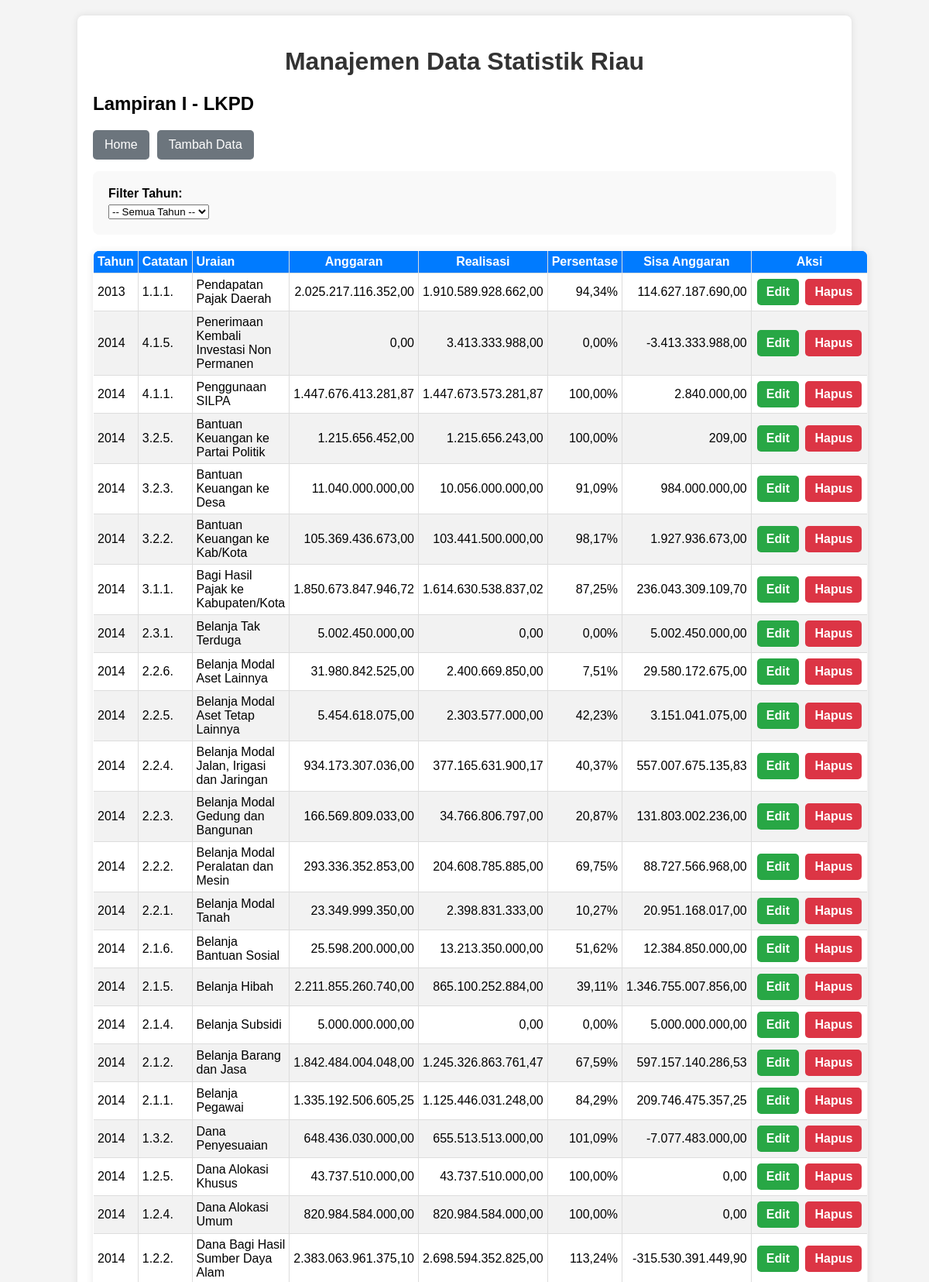
The page /lkpd-lampiran-satu/read.php (upper part) on the database its author committed.
### tables this page shows
CREATE TABLE `lkpd_apbd_lampiran_1` (
  `id` int(11) NOT NULL,
  `tahun_lkpd` int(5) DEFAULT NULL,
  `id_kode_catatan` int(5) DEFAULT NULL,
  `jumlah_anggaran` decimal(18,2) DEFAULT NULL,
  `jumlah_realisasi` decimal(18,2) DEFAULT NULL
);

CREATE TABLE `kode_catatan` (
  `id` int(5) NOT NULL,
  `kode_catatan` varchar(255) DEFAULT NULL,
  `uraian` varchar(1024) DEFAULT NULL,
  `id_kode_level` int(2) DEFAULT NULL
);

### lkpd-lampiran-satu/read.php (the view, shortened to what this page needs)
<?php
include '../config/database.php';
include '../templates/header.php';
$sql = "SELECT lk.id, lk.tahun_lkpd, kc.kode_catatan, kc.uraian, lk.jumlah_anggaran, lk.jumlah_realisasi, (lk.jumlah_realisasi/lk.jumlah_anggaran)*100 AS persentase
        FROM lkpd_apbd_lampiran_1 AS lk
        INNER JOIN kode_catatan AS kc
        ON lk.id_kode_catatan=kc.id";
$sql .= " ORDER BY lk.tahun_lkpd, kc.kode_catatan DESC";
$stmt = $conn->prepare($sql);
$stmt->execute();
$result = $stmt->get_result();
?>
<h2>Lampiran I - LKPD</h2>
<div class="button-group">
    <button><a href="../index.php">Home</a></button>
    <button><a href="create.php">Tambah Data</a></button>
</div>
<form method="GET" action="">
    <label for="tahun">Filter Tahun:</label>
    <select name="tahun" id="tahun" onchange="this.form.submit()">
        <option value="">-- Semua Tahun --</option>
    </select>
</form>
<?php
if ($result->num_rows > 0):
?>
    <table>
        <thead>
            <tr>
                <th>Tahun</th>
                <th>Catatan</th>
                <th>Uraian</th>
                <th style="text-align: center;">Anggaran</th>
                <th style="text-align: center;">Realisasi</th>
                <th style="text-align: center;">Persentase</th>
                <th style="text-align: center;">Sisa Anggaran</th>
                <th style="text-align: center;">Aksi</th>
            </tr>
        </thead>
        <tbody>
            <?php
            while ($row = $result->fetch_assoc()):
            ?>
                <tr>
                    <td><?php echo htmlspecialchars($row['tahun_lkpd']); ?></td>
                    <td><?php echo htmlspecialchars($row['kode_catatan']); ?></td>
                    <td><?php echo htmlspecialchars($row['uraian']); ?></td>
                    <td style="text-align:right"><?php echo htmlspecialchars(number_format($row['jumlah_anggaran'] ?? 0, 2, ',', '.')); ?></td>
                    <td style="text-align:right"><?php echo htmlspecialchars(number_format($row['jumlah_realisasi'] ?? 0, 2, ',', '.')); ?></td>
                    <td style="text-align:right"><?php echo htmlspecialchars(number_format($row['persentase'] ?? 0, 2, ',', '.')) . '%'; ?></td>
                    <td style="text-align:right"><?php echo htmlspecialchars(number_format($row['jumlah_anggaran'] - $row['jumlah_realisasi'], 2, ',', '.')); ?></td>
                    <td class="actions">
                        <a href="update.php?id=<?php echo htmlspecialchars($row['id']); ?>" class="edit">Edit</a>
                        <a href="delete.php?id=<?php echo htmlspecialchars($row['id']); ?>" class="delete"
                           onclick="return confirm('Apakah Anda yakin ingin menghapus data ini?')">Hapus</a>
                    </td>
                </tr>
            <?php endwhile; ?>
        </tbody>
    </table>
<?php else: ?>
    <p>Belum ada data.</p>
<?php endif; ?>
<?php
include '../templates/footer.php';
?>

### lkpd-lampiran-satu/style.css (style rules this page uses)
body { font-family: Arial, sans-serif; background-color: #f4f4f4; margin: 0; padding: 0; }
table { width: 100%; border-collapse: collapse; margin-top: 20px; }
table, th, td { border: 1px solid #ddd; }
th, td { padding: 10px; text-align: left; }
th { background-color: #007bff; color: white; }
tr:nth-child(even) { background-color: #f2f2f2; }
.actions a { text-decoration: none; padding: 5px 10px; border-radius: 3px; margin-right: 5px; }
.actions .edit { background-color: #ffc107; color: white; }
.actions .delete { background-color: #dc3545; color: white; }
form { background-color: #f9f9f9; padding: 20px; border-radius: 8px; }
form label { display: block; margin-bottom: 5px; font-weight: bold; }

### templates/header.php (style rules this page uses)
table { width: 100%; border-collapse: collapse; margin-top: 20px; box-shadow: 0 2px 10px rgba(0,0,0,0.1); border-radius: 8px; overflow: hidden; }
table thead tr { background-color: #007bff; color: white; }
table th, table td { padding: 5px 5px; border: 1px solid #ddd; text-align: left; }
table tbody tr:nth-child(even) { background-color: #f2f2f2; }
table tbody tr:nth-child(odd) { background-color: #ffffff; }
table td.actions { text-align: center; white-space: nowrap; }
table td.actions a { padding: 8px 12px; text-decoration: none; border-radius: 5px; display: inline-block; margin: 2px; font-weight: bold; }
table td.actions .edit { background-color: #28a745; color: white; }
table td.actions .delete { background-color: #dc3545; color: white; }
.button-group { margin-bottom: 15px; display: flex; gap: 10px; }
.button-group button { background-color: #6c757d; color: white; padding: 10px 15px; border: none; border-radius: 5px; cursor: pointer; font-size: 16px; transition: background-color 0.3s ease; }
.button-group button a { color: white; text-decoration: none; }

### rows shown on the page
lkpd_apbd_lampiran_1: tahun_lkpd "2013", id_kode_catatan.kode_catatan "1.1.1.", id_kode_catatan.uraian "Pendapatan Pajak Daerah", jumlah_anggaran "2.025.217.116.352,00", jumlah_realisasi "1.910.589.928.662,00", persentase "94,34", $row['jumlah_anggaran'] - $row['jumlah_realisasi'] "114.627.187.690,00"
lkpd_apbd_lampiran_1: tahun_lkpd "2014", id_kode_catatan.kode_catatan "4.1.5.", id_kode_catatan.uraian "Penerimaan Kembali Investasi Non Permanen", jumlah_anggaran "0,00", jumlah_realisasi "3.413.333.988,00", persentase "0,00", $row['jumlah_anggaran'] - $row['jumlah_realisasi'] "-3.413.333.988,00"
lkpd_apbd_lampiran_1: tahun_lkpd "2014", id_kode_catatan.kode_catatan "4.1.1.", id_kode_catatan.uraian "Penggunaan SILPA", jumlah_anggaran "1.447.676.413.281,87", jumlah_realisasi "1.447.673.573.281,87", persentase "100,00", $row['jumlah_anggaran'] - $row['jumlah_realisasi'] "2.840.000,00"
lkpd_apbd_lampiran_1: tahun_lkpd "2014", id_kode_catatan.kode_catatan "3.2.5.", id_kode_catatan.uraian "Bantuan Keuangan ke Partai Politik", jumlah_anggaran "1.215.656.452,00", jumlah_realisasi "1.215.656.243,00", persentase "100,00", $row['jumlah_anggaran'] - $row['jumlah_realisasi'] "209,00"
lkpd_apbd_lampiran_1: tahun_lkpd "2014", id_kode_catatan.kode_catatan "3.2.3.", id_kode_catatan.uraian "Bantuan Keuangan ke Desa", jumlah_anggaran "11.040.000.000,00", jumlah_realisasi "10.056.000.000,00", persentase "91,09", $row['jumlah_anggaran'] - $row['jumlah_realisasi'] "984.000.000,00"
lkpd_apbd_lampiran_1: tahun_lkpd "2014", id_kode_catatan.kode_catatan "3.2.2.", id_kode_catatan.uraian "Bantuan Keuangan ke Kab/Kota", jumlah_anggaran "105.369.436.673,00", jumlah_realisasi "103.441.500.000,00", persentase "98,17", $row['jumlah_anggaran'] - $row['jumlah_realisasi'] "1.927.936.673,00"
lkpd_apbd_lampiran_1: tahun_lkpd "2014", id_kode_catatan.kode_catatan "3.1.1.", id_kode_catatan.uraian "Bagi Hasil Pajak ke Kabupaten/Kota", jumlah_anggaran "1.850.673.847.946,72", jumlah_realisasi "1.614.630.538.837,02", persentase "87,25", $row['jumlah_anggaran'] - $row['jumlah_realisasi'] "236.043.309.109,70"
lkpd_apbd_lampiran_1: tahun_lkpd "2014", id_kode_catatan.kode_catatan "2.3.1.", id_kode_catatan.uraian "Belanja Tak Terduga", jumlah_anggaran "5.002.450.000,00", jumlah_realisasi "0,00", persentase "0,00", $row['jumlah_anggaran'] - $row['jumlah_realisasi'] "5.002.450.000,00"
lkpd_apbd_lampiran_1: tahun_lkpd "2014", id_kode_catatan.kode_catatan "2.2.6.", id_kode_catatan.uraian "Belanja Modal Aset Lainnya", jumlah_anggaran "31.980.842.525,00", jumlah_realisasi "2.400.669.850,00", persentase "7,51", $row['jumlah_anggaran'] - $row['jumlah_realisasi'] "29.580.172.675,00"
lkpd_apbd_lampiran_1: tahun_lkpd "2014", id_kode_catatan.kode_catatan "2.2.5.", id_kode_catatan.uraian "Belanja Modal Aset Tetap Lainnya", jumlah_anggaran "5.454.618.075,00", jumlah_realisasi "2.303.577.000,00", persentase "42,23", $row['jumlah_anggaran'] - $row['jumlah_realisasi'] "3.151.041.075,00"
lkpd_apbd_lampiran_1: tahun_lkpd "2014", id_kode_catatan.kode_catatan "2.2.4.", id_kode_catatan.uraian "Belanja Modal Jalan, Irigasi dan Jaringan", jumlah_anggaran "934.173.307.036,00", jumlah_realisasi "377.165.631.900,17", persentase "40,37", $row['jumlah_anggaran'] - $row['jumlah_realisasi'] "557.007.675.135,83"
lkpd_apbd_lampiran_1: tahun_lkpd "2014", id_kode_catatan.kode_catatan "2.2.3.", id_kode_catatan.uraian "Belanja Modal Gedung dan Bangunan", jumlah_anggaran "166.569.809.033,00", jumlah_realisasi "34.766.806.797,00", persentase "20,87", $row['jumlah_anggaran'] - $row['jumlah_realisasi'] "131.803.002.236,00"
lkpd_apbd_lampiran_1: tahun_lkpd "2014", id_kode_catatan.kode_catatan "2.2.2.", id_kode_catatan.uraian "Belanja Modal Peralatan dan Mesin", jumlah_anggaran "293.336.352.853,00", jumlah_realisasi "204.608.785.885,00", persentase "69,75", $row['jumlah_anggaran'] - $row['jumlah_realisasi'] "88.727.566.968,00"
lkpd_apbd_lampiran_1: tahun_lkpd "2014", id_kode_catatan.kode_catatan "2.2.1.", id_kode_catatan.uraian "Belanja Modal Tanah", jumlah_anggaran "23.349.999.350,00", jumlah_realisasi "2.398.831.333,00", persentase "10,27", $row['jumlah_anggaran'] - $row['jumlah_realisasi'] "20.951.168.017,00"
lkpd_apbd_lampiran_1: tahun_lkpd "2014", id_kode_catatan.kode_catatan "2.1.6.", id_kode_catatan.uraian "Belanja Bantuan Sosial", jumlah_anggaran "25.598.200.000,00", jumlah_realisasi "13.213.350.000,00", persentase "51,62", $row['jumlah_anggaran'] - $row['jumlah_realisasi'] "12.384.850.000,00"
lkpd_apbd_lampiran_1: tahun_lkpd "2014", id_kode_catatan.kode_catatan "2.1.5.", id_kode_catatan.uraian "Belanja Hibah", jumlah_anggaran "2.211.855.260.740,00", jumlah_realisasi "865.100.252.884,00", persentase "39,11", $row['jumlah_anggaran'] - $row['jumlah_realisasi'] "1.346.755.007.856,00"
lkpd_apbd_lampiran_1: tahun_lkpd "2014", id_kode_catatan.kode_catatan "2.1.4.", id_kode_catatan.uraian "Belanja Subsidi", jumlah_anggaran "5.000.000.000,00", jumlah_realisasi "0,00", persentase "0,00", $row['jumlah_anggaran'] - $row['jumlah_realisasi'] "5.000.000.000,00"
lkpd_apbd_lampiran_1: tahun_lkpd "2014", id_kode_catatan.kode_catatan "2.1.2.", id_kode_catatan.uraian "Belanja Barang dan Jasa", jumlah_anggaran "1.842.484.004.048,00", jumlah_realisasi "1.245.326.863.761,47", persentase "67,59", $row['jumlah_anggaran'] - $row['jumlah_realisasi'] "597.157.140.286,53"
lkpd_apbd_lampiran_1: tahun_lkpd "2014", id_kode_catatan.kode_catatan "2.1.1.", id_kode_catatan.uraian "Belanja Pegawai", jumlah_anggaran "1.335.192.506.605,25", jumlah_realisasi "1.125.446.031.248,00", persentase "84,29", $row['jumlah_anggaran'] - $row['jumlah_realisasi'] "209.746.475.357,25"
lkpd_apbd_lampiran_1: tahun_lkpd "2014", id_kode_catatan.kode_catatan "1.3.2.", id_kode_catatan.uraian "Dana Penyesuaian", jumlah_anggaran "648.436.030.000,00", jumlah_realisasi "655.513.513.000,00", persentase "101,09", $row['jumlah_anggaran'] - $row['jumlah_realisasi'] "-7.077.483.000,00"
lkpd_apbd_lampiran_1: tahun_lkpd "2014", id_kode_catatan.kode_catatan "1.2.5.", id_kode_catatan.uraian "Dana Alokasi Khusus", jumlah_anggaran "43.737.510.000,00", jumlah_realisasi "43.737.510.000,00", persentase "100,00", $row['jumlah_anggaran'] - $row['jumlah_realisasi'] "0,00"
lkpd_apbd_lampiran_1: tahun_lkpd "2014", id_kode_catatan.kode_catatan "1.2.4.", id_kode_catatan.uraian "Dana Alokasi Umum", jumlah_anggaran "820.984.584.000,00", jumlah_realisasi "820.984.584.000,00", persentase "100,00", $row['jumlah_anggaran'] - $row['jumlah_realisasi'] "0,00"
lkpd_apbd_lampiran_1: tahun_lkpd "2014", id_kode_catatan.kode_catatan "1.2.2.", id_kode_catatan.uraian "Dana Bagi Hasil Sumber Daya Alam", jumlah_anggaran "2.383.063.961.375,10", jumlah_realisasi "2.698.594.352.825,00", persentase "113,24", $row['jumlah_anggaran'] - $row['jumlah_realisasi'] "-315.530.391.449,90"
